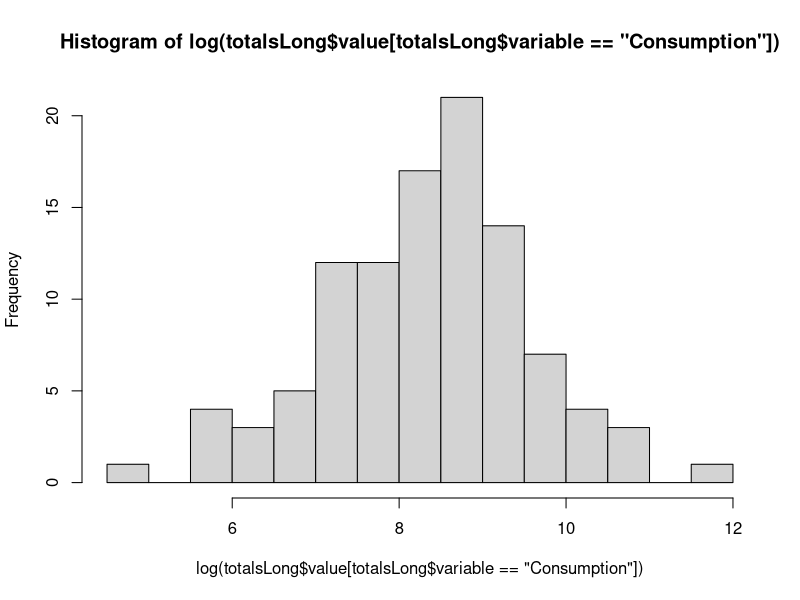
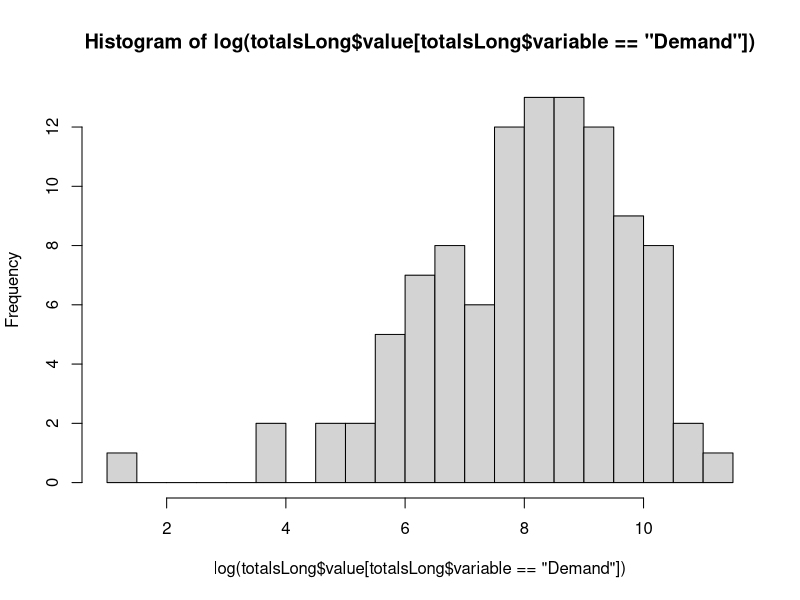
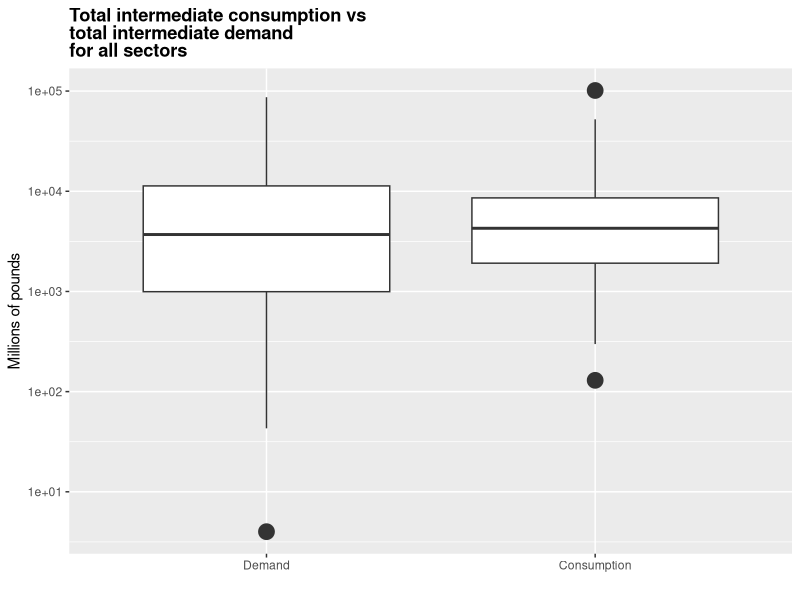
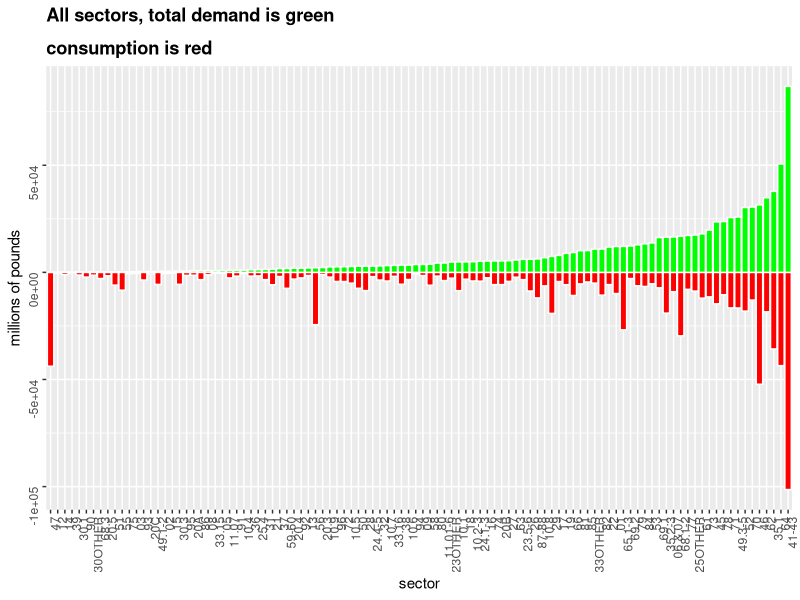

Here is the R script that generated these plots, in order: (Note: this script raises an error after producing the figures.)
setwd("C:/Users/geodo/Dropbox/R/Workspace/SupplyUseMatrix")

library(ggplot2)
library(reshape)
library(scales)

#totals <- read.csv("DemandAndConsumption2.csv")
# totals <- read.csv("domesticUse2010TotalDemandAndConsumption.csv")
# totals <- read.csv("domesticUse2010TotalDemandAndConsumptionProductByProduct_imprentremoved.csv", stringsAsFactors = FALSE)
# totals <- read.csv("domesticUse2010ownMatrix_removingImputedRent.csv")
totals <- read.csv("2010_domUse_demandAndConsumptionColumns_June2015.csv")

#plot(log10(totals$Total.intermediate.consumption), log10(totals$Total.intermediate.demand))

maxSector <- 58
maxSector <- 104

#take a subset of sectors before melting
#totals <- totals[1:57,]
totals <- totals[1:maxSector,]
# levels(totals$SIC) = 

# totals$SIC <- as.character(totals$SIC)

totals$SIC <- reorder(totals$SIC, seq(1:maxSector))
totals$SIC <- reorder(totals$SIC, totals$Demand)

totalsLong <- melt(totals)


#check: the mean should be the same for the same sectors
tapply(totalsLong$value, totalsLong$variable, mean)
#writeClipboard(as.character(tapply(totalsLong$value, totalsLong$variable, sd)))
tapply(totalsLong$value, totalsLong$variable, sd)

hist(log(totalsLong$value[totalsLong$variable=="Consumption"]), breaks = 20)
hist(log(totalsLong$value[totalsLong$variable=="Demand"]), breaks = 20)

output <- ggplot(totalsLong, aes(factor(variable), value)) +
  geom_boxplot(outlier.size = 5) +
  ggtitle("Total intermediate consumption vs\ntotal intermediate demand\nfor all sectors") +
#   scale_y_continuous(trans=log2_trans()) +  
  theme(plot.title = element_text(lineheight=.8, face="bold")) +
  xlab("") +
  ylab("Millions of pounds") +
  scale_y_log10()

output

# ggsave(output, file="consumptVsDemand.jpg", width=5, height=5, dpi = 600)

#Make consumption negative (money leaving that sector)
#So that both histograms can be set next to each other
#must be an easier way to do this?
cons <- totalsLong [ totalsLong$variable == "Consumption", ]
cons$value <- cons$value * -1
totalsLongNegCon <- rbind(cons, totalsLong[totalsLong$variable == "Demand",] ) 

#Histograms of same thing... 
# histyprinty <- ggplot(totalsLong, aes(factor(variable), value)) +
histyprinty <- ggplot(totalsLongNegCon, aes(x=SIC, y=value)) +
#   scale_y_continuous(trans=log2_trans()) +  
#     scale_y_continuous(trans=log2_trans(), breaks=c(2,4,8,16,30,60,120,400,1500,4500,16000)) +  
  #   coord_cartesian(xlim = c(0, 10)) +
  ggtitle("All sectors, total demand is green\nconsumption is red") +
  theme(plot.title = element_text(lineheight=1.5, face="bold")) +
  #   theme_classic() +
  xlab("sector") +
  ylab("millions of pounds") +
  theme(axis.text = element_text(angle = 90, hjust = 1)) +
  #   geom_histogram(data=subset(flows, as.numeric(SICfrom) < 50), colour="white", fill="black")
  
  geom_bar(stat="identity", data=subset(totalsLongNegCon, variable=="Consumption"), colour="white", fill="red") +
  geom_bar(stat="identity", data=subset(totalsLongNegCon, variable=="Demand"), 
                 colour="white", fill="green") 
#   geom_histogram(data=subset(totalsLong, variable=="Total.intermediate.consumption"), colour="white", fill="grey") +
#   geom_histogram(data=subset(totalsLong, variable=="Total.intermediate.demand"), 
#                  colour="white", fill="black", alpha = 0.5) 
#   geom_histogram(data=subset(flowsSub, (as.numeric(SICfrom) < 59)), colour="white", fill="black", 
#                  alpha = 0.5)

histyprinty



#Find difference between from and to
diffs <- NULL

# diffs$diffs <- (totals$Total.intermediate.consumption - totals$Total.intermediate.demand)
diffs$diffs <- (totals$Total.intermediate.demand - totals$Total.intermediate.consumption)

diffs$SIC <- "SIC"

diffs <- data.frame(diffs)

output <- ggplot(diffs, aes(y=diffs, x=SIC)) +
  geom_boxplot(outlier.size = 5) +
  ggtitle("Difference between\nintermediate consumption and\ndemand") +
  #   scale_y_continuous(trans=log2_trans()) +  
  theme(plot.title = element_text(lineheight=.8, face="bold")) +
  xlab(" ") +
  ylab("Difference, millions of pounds")

output

#Do the polarity of the flows correlate to sector order (and thus `weight', very loosely?)
flows4int <- read.csv("intermediateFlowsInLong.csv")

SICs <- unique(flows4int$SICfrom)
# SICs <- as.character(unique(flows4int$SICfrom))
#SICs <- ordered(SICs, levels = SICs)

#if only looking at subset, need to subset here too
#Do this after getting the SIC labels above
#flows4int <- flows4int[1:58,]
SICs <- SICs[1:maxSector]
SICs <- reorder(SICs, seq(1:maxSector))
#SICs <- data.frame(SICs)

SICs
  

diffs2 <- data.frame(diffs$diffs, SICs)
# diffs <- data.frame(diffs$diffs)
#diffs$SICs <- factor(diffs$SICs, levels = diffs$SICs)

# diffs$SICs <- as.character(SICs)

colnames(diffs2)[colnames(diffs2)=="diffs.diffs"] <- "diffs"

diffs2$SICs <- reorder(diffs2$SICs, seq(1:maxSector))

# cor(diff$diff.diffs, as.numeric(diff$SICs))
test <- lm(diffs$diffs ~ as.numeric(diffs$SICs))

#http://stat.ethz.ch/R-manual/R-patched/library/stats/html/cor.test.html
cor.test(diffs$diffs, as.numeric(diffs$SICs), method="pearson", conf.level = 0.95)

#diffs$diffs <- ordered(diffs$diffs, diffs$diffs[order(diffs$SICs)])

#pos/neg barplot
pointyPrinty <- ggplot(diffs2, aes(y = diffs, x = SICs)) +
  # pointyPrinty <- ggplot(SICslong[ SICslong$source=="to",], aes(y = SIC, x = value)) + +
  # pointyPrinty <- ggplot(SICslong[ SICslong$source=="to",], aes(y = SIC, x = value)) +
  #   geom_point(size =3, alpha=0.5, aes(fill=diffs>0)) +
  geom_bar(data = subset(diffs2, diffs < 0), stat="identity", fill="red") +
  geom_bar(data = subset(diffs2, diffs >= 0), stat="identity", fill="blue")
# geom_bar(data = diffs, stat="identity", fill="blue")
#   geom_bar(stat="identity") +
#   coord_flip()
#   scale_fill_manual(values=c("FALSE"="red","TRUE"="blue"))

#   scale_x_continuous(trans=log10_trans())

pointyPrinty



pointyPrinty <- ggplot(diffs, aes(y = as.numeric(SICs), x = diffs, colour = diffs > 0)) +
# pointyPrinty <- ggplot(SICslong[ SICslong$source=="to",], aes(y = SIC, x = value)) + +
  # pointyPrinty <- ggplot(SICslong[ SICslong$source=="to",], aes(y = SIC, x = value)) +
#   geom_point(size =3, alpha=0.5, aes(fill=diffs>0)) +
  geom_point(size =4) 
#   scale_fill_manual(values=c("FALSE"="red","TRUE"="blue"))
  
#   scale_x_continuous(trans=log10_trans())

pointyPrinty


histyprinty <- ggplot(diffs, aes(x=SIC, y=value)) +
  #   scale_x_continuous(trans=log2_trans()) +  
#   scale_y_continuous(trans=log2_trans(), breaks=c(2,4,8,16,30,60,120,400,1500,4500,16000)) +  
  #   coord_cartesian(xlim = c(0, 10)) +
  ggtitle("Money flows from 2011 combined use matrix") +
  theme(plot.title = element_text(lineheight=1.5, face="bold")) +
  #   theme_classic() +
  xlab("money flow quantity, millions (log axis)") +
  ylab("number of individual flows") +
  #   geom_histogram(data=subset(flows, as.numeric(SICfrom) < 50), colour="white", fill="black")
  
  geom_bar(stat="identity", data=subset(diffs, variable=="Total.intermediate.consumption"), colour="white", fill="grey") +
  geom_bar(stat="identity", data=subset(diffs, variable=="Total.intermediate.demand"), 
           colour="white", fill="black", alpha = 0.5) 
#   geom_histogram(data=subset(totalsLong, variable=="Total.intermediate.consumption"), colour="white", fill="grey") +
#   geom_histogram(data=subset(totalsLong, variable=="Total.intermediate.demand"), 
#                  colour="white", fill="black", alpha = 0.5) 
#   geom_histogram(data=subset(flowsSub, (as.numeric(SICfrom) < 59)), colour="white", fill="black", 
#                  alpha = 0.5)

histyprinty


highest <- diff[ diff$diffs >40000,]
